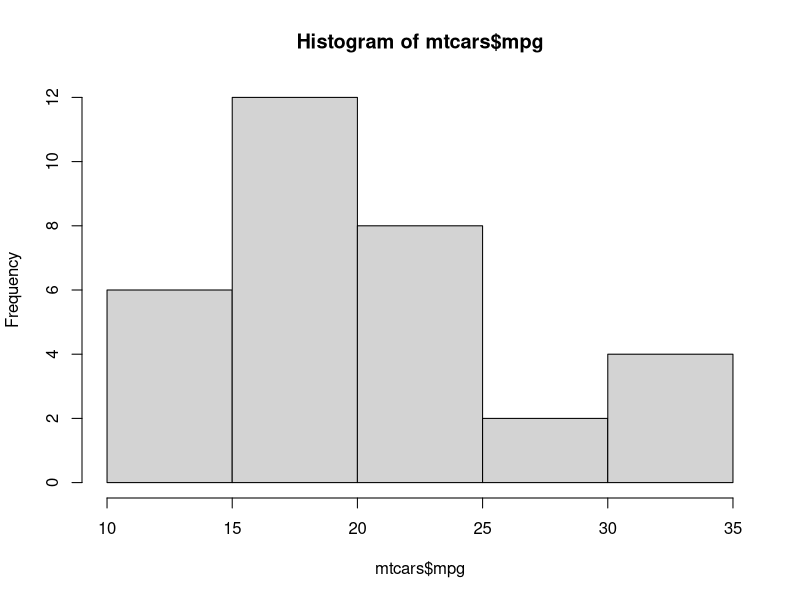
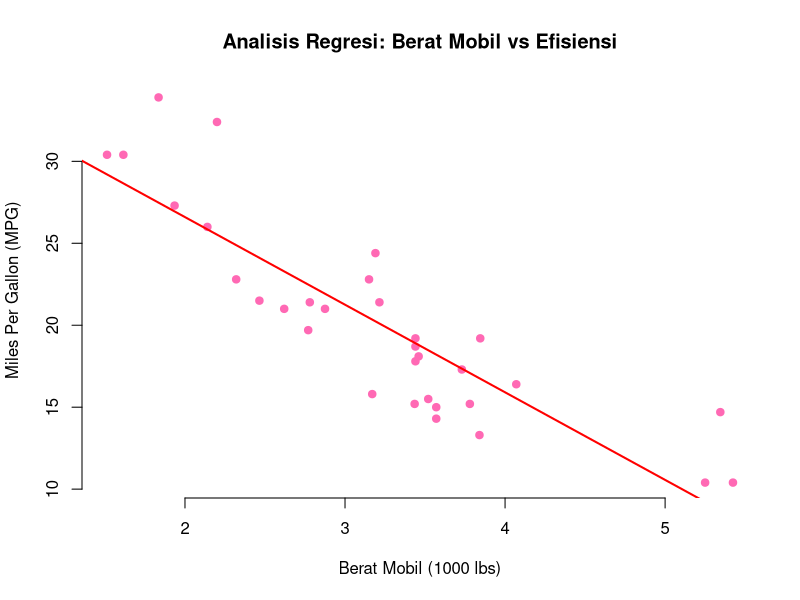

These charts were generated, in order, by the following R code:
summary(mtcars)
ratarata<-mean(mtcars$mpg)
n<-length(mtcars)
status <- numeric(n)
for (i in 1:n){
  if (mtcars$mpg[i]>ratarata){
    status[i]<-'tinggi'
  }
  else
    status<-append(status,'rendah')
}

hist(mtcars$mpg)

# Menambahkan hasil kategori ke data asli
mtcars_final <- cbind(mtcars, Kategori = status)

# Analisis Regresi
# Melihat pengaruh Berat Mobil (wt) terhadap MPG
model_regresi <- lm(mpg ~ wt, data = mtcars)
summary(model_regresi)

plot(mtcars$wt, mtcars$mpg, 
     main = "Analisis Regresi: Berat Mobil vs Efisiensi",
     xlab = "Berat Mobil (1000 lbs)", 
     ylab = "Miles Per Gallon (MPG)",
     pch = 19, 
     col = "hotpink", 
     frame.plot = FALSE)

# Menambahkan garis regresi
abline(model_regresi, col = "red", lwd = 2)
